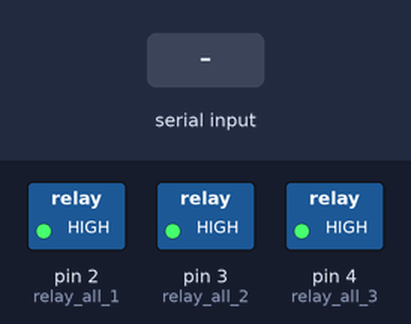
Bench run of a sketch on a simulated Arduino Uno, built with avr-gcc and run on an emulated ATmega328P. Parts: switched loads named in the sketch (green lamp = pin HIGH). The test bench sets the inputs (shaded band). What the sketch prints to the serial monitor is not drawn.

Above: at 1.2 s.
1.3 s: "2\n" received over Serial
At 2.5 s:
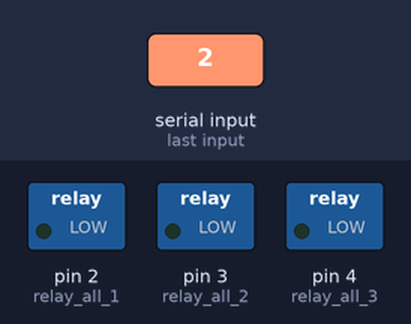
2.8 s: "1\n" received over Serial
At 3.9 s:
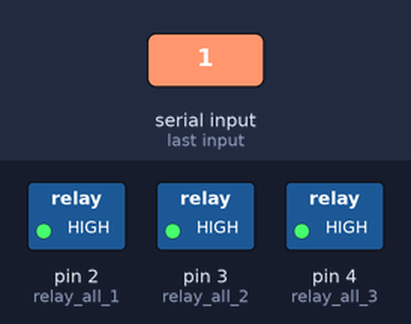
Timing chart, 0 to 5.8 s (numbered marks = the images above; inputs shaded):
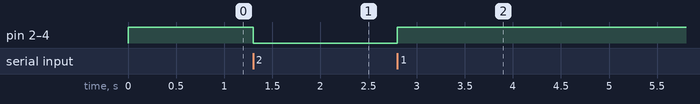

The sketch:

DISPENSER_UNO_RELAY_FINAL.ino
```cpp
#define relay_all_1 2  //SMPS
#define relay_all_2 3
#define relay_all_3 4

void setup() {
  Serial.begin(115200);
  pinMode(relay_all_1,OUTPUT);
  pinMode(relay_all_2,OUTPUT);
  pinMode(relay_all_3,OUTPUT);

  digitalWrite(relay_all_1,HIGH);
  digitalWrite(relay_all_2,HIGH);
  digitalWrite(relay_all_3,HIGH);
}

void loop() {
  if(Serial.available()>0){
    int a = Serial.parseInt();
    if(a == 1){
      digitalWrite(relay_all_1,HIGH);
      digitalWrite(relay_all_2,HIGH);
      digitalWrite(relay_all_3,HIGH);
      Serial.println("SMPS 꺼짐");
    }
    else if ( a == 2){
      digitalWrite(relay_all_1,LOW);
      digitalWrite(relay_all_2,LOW);
      digitalWrite(relay_all_3,LOW);
      Serial.println("SMPS 켜짐");
    }
  }

}
```

Measured:
- after the input at 1.3 s, pin 2 (relay_all_1), pin 3 (relay_all_2), pin 4 (relay_all_3): HIGH → LOW at once
- after the input at 2.8 s, pin 2 (relay_all_1), pin 3 (relay_all_2), pin 4 (relay_all_3): LOW → HIGH at once
